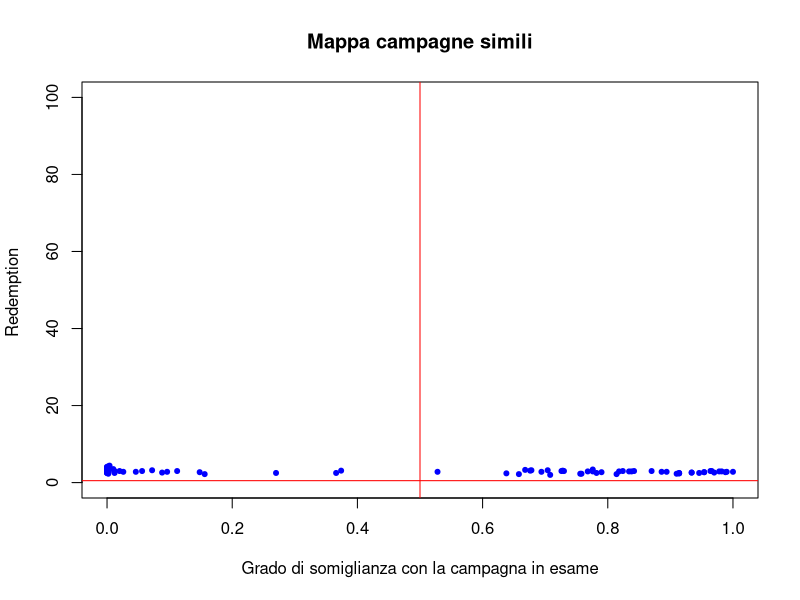

Write R code to recreate this figure. (Note: this script raises an error after producing the figure.)
library(randomForest)


data(iris)

# cmp.rf: rabdom foret precedentemente costruita
# cmp.profili: profili delle campagne su cui è stata costruita la foresta
# (per profilo, qui intendo l'elenco dei nodi degli alberi della foresta)
# cmp.nuova: nuova campagna a esaminare (vettore di feature)
# cmp.nuova.profilo: proflo della campagna sotto esame
# Queste entità provengono da script precedenti

# La funzione Somiglianze prende in input la foresta, i profili e il profilo della campagna nuova
# calcola le somiglianze con le campagne vecchie, produce un plot e l'elenco delle 20 campagne
# vecchie pià simili

# ----NB---- 
# Ho fatto finta che la colonna 2 di Iris contenesse le redemption. Ovviamente,
# questo sballa il grafico che prevede una scala 0-100 di redeption
# La funzione mean(cmp.nuova.profilo==cmp.profili) calcola la frazione
# di nodi in comune fra i profilo della campagna nuova e
# (tramite la funzione apply), i singoli profili delle campagne vecchie
# cmp.somiglianze è quindi un vettore la cui componente h-esima
# contiene la frazione di nodi in comune fra il profilo della campgane nuova 
# e il profilo della h-esima campagna vecchia.

Somiglianze<-function(cmp.rf, cmp.profili, cmp.nuova.profilo)
{
  cmp.somiglianze<-apply(cmp.profili, 1, function(cmp.profili) mean(cmp.nuova.profilo==cmp.profili))
  plot(cmp.somiglianze, iris[,2], col="blue", pch=20, xlim=c(0,1), ylim=c(0,100),xlab="Grado di somiglianza con la campagna in esame", ylab="Redemption ", main="Mappa campagne simili")
  abline(v=.5, col="red")
  abline(h=.5, col="red")
  index<-order(cmp.somiglianze, decreasing=TRUE)
  cmp.simili<-iris[index[1:20],]
  cmp.simili.out<-data.frame(cmp.simili, Somiglianza=cmp.somiglianze[index[1:20]])
  cmp.simili.out
}


cmp.rf <- randomForest(Species ~ ., data=iris)
cmp.profili<-attr(predict(cmp.rf, iris, nodes=TRUE), "nodes")
cmp.nuova<-iris[100,]
cmp.nuova.profilo<-attr(predict(cmp.rf, cmp.nuova, nodes=TRUE), "nodes")
Somiglianze(cmp.rf, cmp.profili, cmp.nuova.profilo)


cmp.rf <- rf
cmp.profili<-attr(predict(rf, dati, nodes=TRUE), "nodes")
cmp.nuova<-iris[100,]
cmp.nuova.profilo<-attr(predict(cmp.rf, cmp.nuova, nodes=TRUE), "nodes")
Somiglianze(cmp.rf, cmp.profili, cmp.nuova.profilo)








